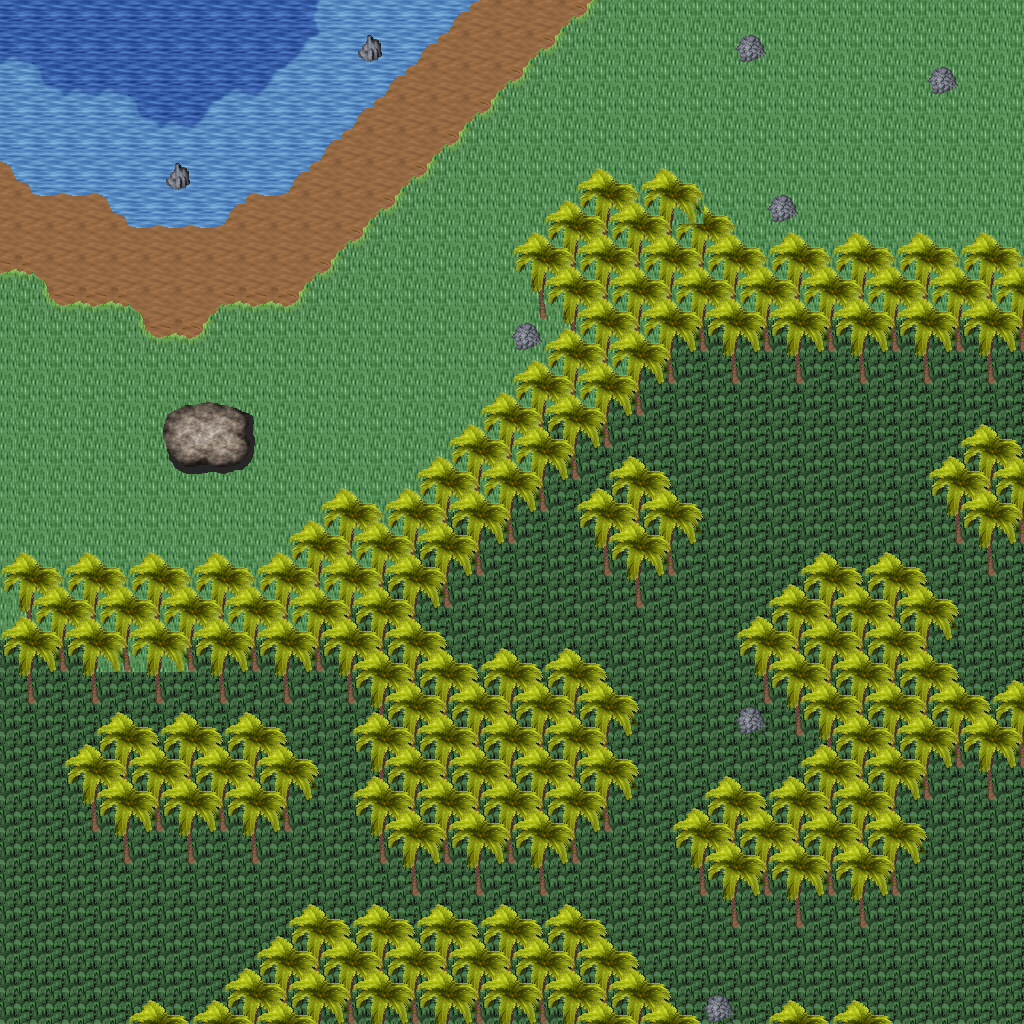

Tiled map render using the project's own tile images. Description and the map definition, with tile-layer contents summarised, below:
An orthogonal 32x32 tile map with 32x32 px tiles, 5 tile layers (Ground, Objects, Objects2, Above, ...), 1 hidden layer not drawn, 24 tilesets.

<map version="1.10" tiledversion="1.11.0" orientation="orthogonal" renderorder="right-down" width="32" height="32" tilewidth="32" tileheight="32" infinite="0" nextlayerid="11" nextobjectid="1">
 <tileset firstgid="1" name="ground_ground" tilewidth="32" tileheight="32" tilecount="33" columns="3">
  <image source="../drawable/ground_ground.png" width="96" height="352" />
 </tileset>
 <tileset firstgid="34" name="ground_water_pool" tilewidth="32" tileheight="32" tilecount="72" columns="3">
  <image source="../drawable/ground_water_pool.png" width="96" height="768" />
 </tileset>
 <tileset firstgid="106" name="ground_water_pool_corners" tilewidth="32" tileheight="32" tilecount="72" columns="3">
  <image source="../drawable/ground_water_pool_corners.png" width="96" height="768" />
 </tileset>
 <tileset firstgid="178" name="ground_grass_edges" tilewidth="32" tileheight="32" tilecount="36" columns="12">
  <image source="../drawable/ground_grass_edges.png" width="384" height="96" />
 </tileset>
 <tileset firstgid="214" name="ground_grass_corners" tilewidth="32" tileheight="32" tilecount="24" columns="6">
  <image source="../drawable/ground_grass_corners.png" width="192" height="128" />
 </tileset>
 <tileset firstgid="238" name="plant_tree_palm_tree" tilewidth="32" tileheight="32" tilecount="6" columns="2">
  <image source="../drawable/plant_tree_palm_tree.png" width="64" height="96" />
 </tileset>
 <tileset firstgid="244" name="logic_creature_animal" tilewidth="32" tileheight="32" tilecount="32" columns="8">
  <image source="../drawable/logic_creature_animal.png" width="256" height="128" />
 </tileset>
 <tileset firstgid="276" name="logic_collision" tilewidth="32" tileheight="32" tilecount="1" columns="1">
  <image source="../drawable/logic_collision.png" width="32" height="32" />
 </tileset>
 <tileset firstgid="277" name="item_corpse_huge_animal" tilewidth="32" tileheight="32" tilecount="16" columns="2">
  <image source="../drawable/item_corpse_huge_animal.png" width="64" height="256" />
 </tileset>
 <tileset firstgid="293" name="object_tent" tilewidth="32" tileheight="32" tilecount="9" columns="3">
  <image source="../drawable/object_tent.png" width="96" height="96" />
 </tileset>
 <tileset firstgid="302" name="logic_creature_amazon" tilewidth="32" tileheight="32" tilecount="16" columns="8">
  <image source="../drawable/logic_creature_amazon.png" width="256" height="64" />
 </tileset>
 <tileset firstgid="318" name="furniture_light_iron_lamp" tilewidth="32" tileheight="32" tilecount="3" columns="1">
  <image source="../drawable/furniture_light_iron_lamp.png" width="32" height="96" />
 </tileset>
 <tileset firstgid="321" name="furniture_light_flames" tilewidth="32" tileheight="32" tilecount="6" columns="6">
  <image source="../drawable/furniture_light_flames.png" width="192" height="32" />
 </tileset>
 <tileset firstgid="327" name="ground_rock_large_boulder" tilewidth="32" tileheight="32" tilecount="9" columns="3">
  <image source="../drawable/ground_rock_large_boulder.png" width="96" height="96" />
 </tileset>
 <tileset firstgid="336" name="ground_rock_rocks_2" tilewidth="32" tileheight="32" tilecount="4" columns="2">
  <image source="../drawable/ground_rock_rocks_2.png" width="64" height="64" />
 </tileset>
 <tileset firstgid="340" name="logic_creature_elemental" tilewidth="32" tileheight="32" tilecount="16" columns="8">
  <image source="../drawable/logic_creature_elemental.png" width="256" height="64" />
 </tileset>
 <tileset firstgid="356" name="logic_item_fruits" tilewidth="32" tileheight="32" tilecount="16" columns="8">
  <image source="../drawable/logic_item_fruits.png" width="256" height="64" />
 </tileset>
 <tileset firstgid="372" name="plant_pineapple_plant" tilewidth="32" tileheight="32" tilecount="6" columns="2">
  <image source="../drawable/plant_pineapple_plant.png" width="64" height="96" />
 </tileset>
 <tileset firstgid="378" name="item_statue_flowered_arch" tilewidth="32" tileheight="32" tilecount="24" columns="6">
  <image source="../drawable/item_statue_flowered_arch.png" width="192" height="128" />
 </tileset>
 <tileset firstgid="402" name="ground_grass_2" tilewidth="32" tileheight="32" tilecount="21" columns="3">
  <image source="../drawable/ground_grass_2.png" width="96" height="224" />
 </tileset>
 <tileset firstgid="423" name="light_dim_yellow_light_7x5" tilewidth="32" tileheight="32" tilecount="35" columns="7">
  <image source="../drawable/light_dim_yellow_light_7x5.png" width="224" height="160" />
 </tileset>
 <tileset firstgid="458" name="light_yellow_light_5x5" tilewidth="32" tileheight="32" tilecount="25" columns="5">
  <image source="../drawable/light_yellow_light_5x5.png" width="160" height="160" />
 </tileset>
 <tileset firstgid="483" name="logic_creature_spider" tilewidth="32" tileheight="32" tilecount="3" columns="3">
  <image source="../drawable/logic_creature_spider.png" width="96" height="32" />
 </tileset>
 <tileset firstgid="486" name="logic_creature_reptile" tilewidth="32" tileheight="32" tilecount="7" columns="7">
  <image source="../drawable/logic_creature_reptile.png" width="224" height="32" />
 </tileset>
 <layer id="1" name="Ground" width="32" height="32">
  <data>[1024 cells, 1024 non-empty, 9 distinct tile ids]</data>
 </layer>
 <layer id="2" name="Objects" width="32" height="32">
  <data>[1024 cells, 352 non-empty, 21 distinct tile ids]</data>
 </layer>
 <layer id="3" name="Objects2" width="32" height="32">
  <data>[1024 cells, 214 non-empty, 2 distinct tile ids]</data>
 </layer>
 <layer id="4" name="Above" width="32" height="32">
  <data>[1024 cells, 332 non-empty, 4 distinct tile ids]</data>
 </layer>
 <layer id="5" name="Above2" width="32" height="32">
  <data>[1024 cells, 73 non-empty, 2 distinct tile ids]</data>
 </layer>
 <layer id="6" name="Walkable" width="32" height="32" visible="0">
  <data>[1024 cells, 339 non-empty, 1 distinct tile ids]</data>
 </layer>
 <objectgroup id="7" name="Mapevents" />
 <objectgroup id="8" name="Spawn" />
 <objectgroup id="9" name="Keys" />
 <objectgroup id="10" name="Replace" />
</map>
